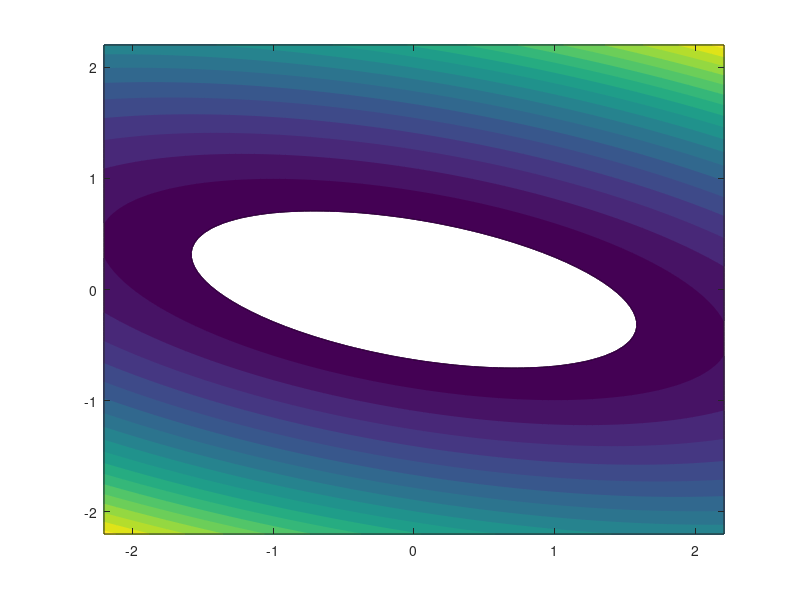

The MATLAB script that drew this image: (Note: this script raises an error after producing the figure.)
close all
clear all

A=[1 0; 0 5];
A=[1 1; 1 5];
const=2;

[X,Y]=meshgrid(linspace(-const*1.1,const*1.1,100));
Z=X;
for i=1:size(X,1)
    for j=1:size(X,2)
        Z(i,j)=[X(i,j); Y(i,j)]'*A*[X(i,j); Y(i,j)];        
    end
end

figure
[c,h] = contour(X,Y,Z,'LevelStep',2,'Fill','on');
hold on
[c2,h2] = contour(X,Y,Z,[const const], 'Color','m');
set(h2,'LineStyle','-')
axis equal

[V, D]=eig(A)
v1=V(:,1); v2=V(:,2);
lambda1=D(1,1); lambda2=D(2,2);
ax1=sqrt(const/lambda1); ax2=sqrt(const/lambda2);
v1=ax1*v1; v2=ax2*v2;

plot([0 v1(1)]',[0 v1(2)]','y-');
plot([0 v2(1)]',[0 v2(2)]','y-');